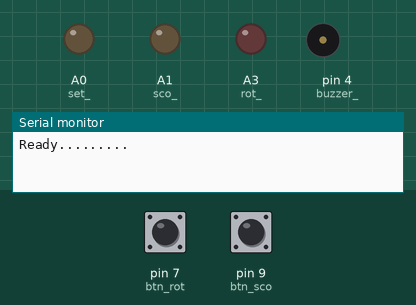
The sketch below on a simulated Arduino Uno, built with avr-gcc and run on an emulated ATmega328P. Parts: output pins drawn as LEDs (lit = HIGH), buzzer (waves = sounding), the last lines printed to the serial monitor. The inputs (shaded band) are chosen by the test bench; at power-on: pin 9 (btn_sco) LOW, pin 7 (btn_rot) LOW.

Above: at 1.2 s.
1.3 s: pin 9 (btn_sco) pulled HIGH for 0.15 s
At 2.2 s:
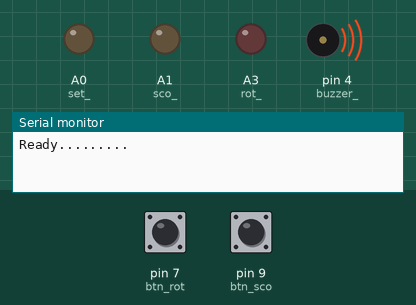
4.4 s: pin 7 (btn_rot) pulled HIGH for 0.15 s
At 5.8 s:
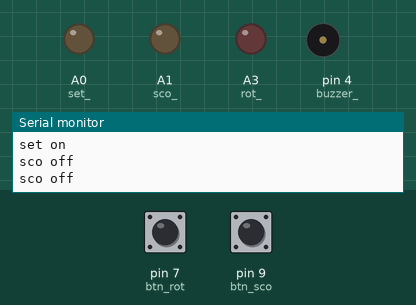
6.1 s: pin 9 (btn_sco) pulled HIGH for 1 s
At 6.28 s:
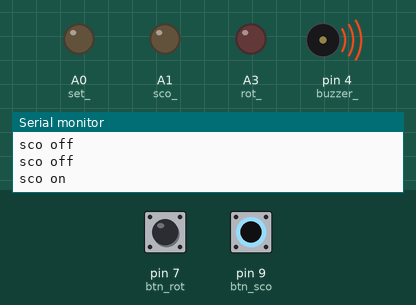
8.6 s: pin 7 (btn_rot) pulled HIGH for 1 s
At 11.6 s:
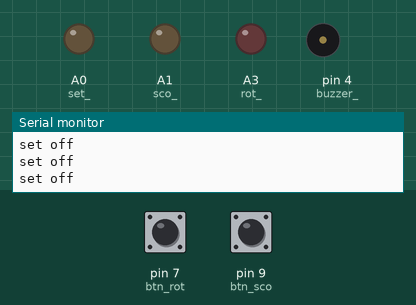
12.6 s: pin 7 (btn_rot) pulled HIGH for 3.2 s
At 13.6 s:
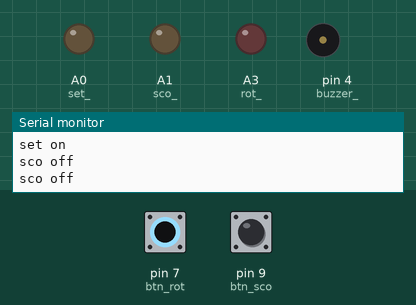
17.5 s: pin 9 (btn_sco) pulled HIGH for 3.2 s
At 21.6 s:
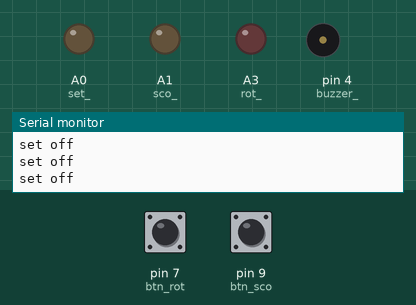
Timing chart, 0 to 23.1 s (numbered marks = the images above; inputs shaded):
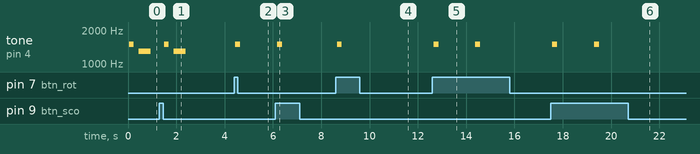

The sketch:

remote.ino
```cpp
// first run: remote doesnt allow fb to scoop just rotate, need a var for first time setting

#define set_ A0
#define rot_ A3
#define sco_ A1


const int data_pin = 12;
const int transfer_speed = 1024;
const int btn_sco = 9;
const int btn_rot = 7;
const int buzzer_ = 4;
const int tone_ = 1500;
const int tone_1 = 1300;
bool set_up = false;  // First time setting

void setup()
{
  pinMode(set_, OUTPUT);
  pinMode(rot_, OUTPUT);
  pinMode(sco_, OUTPUT);
  //digitalWrite(set_, HIGH);
  //digitalWrite(set_, HIGH);
  pinMode(btn_sco, INPUT);
  pinMode(btn_rot, INPUT);
  pinMode(buzzer_, OUTPUT);
  Serial.begin(9600);// giao tiếp Serial với baudrate 9600
  Serial.println("Ready.........");
}
void Off_set()
{
  pinMode(set_, OUTPUT);Serial.println("set on");
}
void On_set()
{
  pinMode(set_, INPUT);Serial.println("set off");
}
void Off_rot()
{
  pinMode(rot_, OUTPUT);Serial.println("rot on");
}
void On_rot()
{
  pinMode(rot_, INPUT);Serial.println("rot off");
}
void Off_sco()
{
  pinMode(sco_, OUTPUT);Serial.println("sco on");

}
void On_sco()
{
  pinMode(sco_, INPUT);Serial.println("sco off");
}
int check_btn_sco()
{
    int check_ = digitalRead(btn_sco);
    if (check_ == 1) return 1;
    else if (check_ == 0) return 0;
}
int check_btn_rot()
{
    int check_ = digitalRead(btn_rot);
    if (check_ == 1) return 1;
    else if (check_ == 0) return 0;
}
void buzzer(int times)
  {
    for(int i=0; i< times;i++)
    {
      tone(buzzer_, tone_);
      delay(200);
      noTone(buzzer_);
      delay(200);
      tone(buzzer_, tone_1);
      delay(500);
      noTone(buzzer_);
      delay(500);
    }
  }
void test_sound()
  {
    for(int i=100; i< 2000;i= i+200)
    {
      tone(buzzer_, i);
      delay(1000);
      Serial.println(i);
      noTone(buzzer_);
      delay(100);
    }
  }
void start_off()
{
    buzzer(2);
}
void loop()
{
   if(set_up == false)
   {
     int wait_ = 0;
      while(check_btn_sco() == 0 && check_btn_rot() == 0)
      {
         wait_++;
         delay(2);
         if(wait_ > 20)
         {
            break;
         }
      }
      // nếu vẫn còn nhấn
       if (check_btn_sco() == 0 && check_btn_rot() == 0)  buzzer(1);
       while(check_btn_sco() == 0 && check_btn_rot() == 0)
        {
          On_set();
          set_up = true;  // init

        }
      if(set_up == true){
        Off_set();
      }

   }
      while(set_up == true)
      {
        //Serial.println(set_up);
        if (check_btn_sco() == 0 && check_btn_rot() == 1)   // is scoop button pressed?
        {
          delay(30);
          if (check_btn_sco() == 0 && check_btn_rot() == 1)
        {
          tone(buzzer_, tone_);
          delay(200);
          noTone(buzzer_);
          On_sco();
          On_sco();
          delay(1500);
          Off_sco();
        }
        }
        else if (check_btn_sco() == 1 && check_btn_rot() == 0)  // rotate button is pressed?
        {
          delay(40);
          if (check_btn_sco() == 1 && check_btn_rot() == 0)
        {
          tone(buzzer_, tone_);
          delay(200);
          noTone(buzzer_);
          On_rot();
          On_rot();
          delay(1500);
          Off_rot();
        }
        }
        else if (check_btn_sco() == 0 && check_btn_rot() == 0) // is 2 buttons pressed?
        {
          delay(20);                                        // debounce
          while(check_btn_sco() == 0 && check_btn_rot() == 0) // exit, going to setting position
          {
            On_set();
          }
         for (int i = 0; i< 2; i++) // avoid the debounce from  RF module
            {
             Off_set();
            }
        }
      }
}
```

Measured:
- after the input at 1.3 s, tone on pin 4 (buzzer_): silent → 1500 Hz after 0.19 s, → silent 0.20 s later, → 1300 Hz 0.20 s later, → silent 0.50 s later
- after the input at 4.4 s, tone on pin 4 (buzzer_): silent → 1500 Hz after 0.05 s, → silent 0.20 s later
- after the input at 6.1 s, tone on pin 4 (buzzer_): silent → 1500 Hz after 0.09 s, → silent 0.20 s later
- after the input at 8.6 s, tone on pin 4 (buzzer_): silent → 1500 Hz after 0.05 s, → silent 0.20 s later
- after the input at 12.6 s, tone on pin 4 (buzzer_): alternates 1500 Hz for 0.20 s and silent for 1.5 s, 4 changes in all, then stays silent, starting after 0.05 s
- after the input at 17.5 s, tone on pin 4 (buzzer_): alternates 1500 Hz for 0.20 s and silent for 1.5 s, 4 changes in all, then stays silent, starting after 0.06 s
